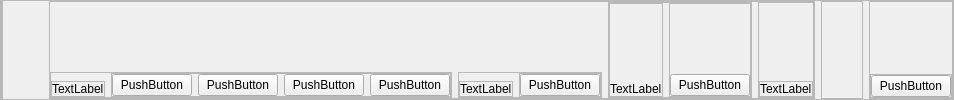
     <widget class="QFrame" name="frame_3">
      <property name="frameShape">
       <enum>QFrame::StyledPanel</enum>
      </property>
      <property name="frameShadow">
       <enum>QFrame::Raised</enum>
      </property>
      <layout class="QHBoxLayout" name="horizontalLayout_2">
       <property name="leftMargin">
        <number>0</number>
       </property>
       <property name="topMargin">
        <number>0</number>
       </property>
       <property name="rightMargin">
        <number>0</number>
       </property>
       <property name="bottomMargin">
        <number>0</number>
       </property>
       <item>
        <widget class="QFrame" name="frame_63">
         <property name="frameShape">
          <enum>QFrame::StyledPanel</enum>
         </property>
         <property name="frameShadow">
          <enum>QFrame::Raised</enum>
         </property>
         <layout class="QHBoxLayout" name="horizontalLayout_51">
          <property name="leftMargin">
           <number>0</number>
          </property>
          <property name="topMargin">
           <number>0</number>
          </property>
          <property name="rightMargin">
           <number>0</number>
          </property>
          <property name="bottomMargin">
           <number>0</number>
          </property>
         </layout>
        </widget>
       </item>
       <item>
        <spacer name="horizontalSpacer_4">
         <property name="orientation">
          <enum>Qt::Horizontal</enum>
         </property>
         <property name="sizeHint" stdset="0">
          <size>
           <width>40</width>
           <height>20</height>
          </size>
         </property>
        </spacer>
       </item>
       <item>
        <widget class="QFrame" name="frame_5">
         <property name="frameShape">
          <enum>QFrame::StyledPanel</enum>
         </property>
         <property name="frameShadow">
          <enum>QFrame::Raised</enum>
         </property>
         <layout class="QHBoxLayout" name="horizontalLayout_7">
          <property name="leftMargin">
           <number>0</number>
          </property>
          <property name="topMargin">
           <number>0</number>
          </property>
          <property name="rightMargin">
           <number>0</number>
          </property>
          <property name="bottomMargin">
           <number>0</number>
          </property>
          <item alignment="Qt::AlignBottom">
           <widget class="QFrame" name="frame_9">
            <property name="frameShape">
             <enum>QFrame::StyledPanel</enum>
            </property>
            <property name="frameShadow">
             <enum>QFrame::Raised</enum>
            </property>
            <layout class="QHBoxLayout" name="horizontalLayout_8">
             <property name="leftMargin">
              <number>0</number>
             </property>
             <property name="topMargin">
              <number>0</number>
             </property>
             <property name="rightMargin">
              <number>0</number>
             </property>
             <property name="bottomMargin">
              <number>0</number>
             </property>
             <item alignment="Qt::AlignBottom">
              <widget class="QFrame" name="frame_14">
               <property name="frameShape">
                <enum>QFrame::StyledPanel</enum>
               </property>
               <property name="frameShadow">
                <enum>QFrame::Raised</enum>
               </property>
               <layout class="QHBoxLayout" name="horizontalLayout_9">
                <property name="leftMargin">
                 <number>0</number>
                </property>
                <property name="topMargin">
                 <number>0</number>
                </property>
                <property name="rightMargin">
                 <number>0</number>
                </property>
                <property name="bottomMargin">
                 <number>0</number>
                </property>
                <item>
                 <widget class="QLabel" name="label_2">
                  <property name="text">
                   <string>TextLabel</string>
                  </property>
                 </widget>
                </item>
               </layout>
              </widget>
             </item>
             <item>
              <widget class="QFrame" name="frame_13">
               <property name="frameShape">
                <enum>QFrame::StyledPanel</enum>
               </property>
               <property name="frameShadow">
                <enum>QFrame::Raised</enum>
               </property>
               <layout class="QHBoxLayout" name="horizontalLayout_10">
                <property name="leftMargin">
                 <number>0</number>
                </property>
                <property name="topMargin">
                 <number>0</number>
                </property>
                <property name="rightMargin">
                 <number>0</number>
                </property>
                <property name="bottomMargin">
                 <number>0</number>
                </property>
                <item>
                 <widget class="QPushButton" name="pushButton_18">
                  <property name="text">
                   <string>PushButton</string>
                  </property>
                 </widget>
                </item>
                <item>
                 <widget class="QPushButton" name="pushButton_19">
                  <property name="text">
                   <string>PushButton</string>
                  </property>
                 </widget>
                </item>
                <item>
                 <widget class="QPushButton" name="pushButton_17">
                  <property name="text">
                   <string>PushButton</string>
                  </property>
                 </widget>
                </item>
                <item>
                 <widget class="QPushButton" name="pushButton_16">
                  <property name="text">
                   <string>PushButton</string>
                  </property>
                 </widget>
                </item>
               </layout>
              </widget>
             </item>
            </layout>
           </widget>
          </item>
          <item alignment="Qt::AlignBottom">
           <widget class="QFrame" name="frame_12">
            <property name="frameShape">
             <enum>QFrame::StyledPanel</enum>
            </property>
            <property name="frameShadow">
             <enum>QFrame::Raised</enum>
            </property>
            <layout class="QHBoxLayout" name="horizontalLayout_11">
             <property name="leftMargin">
              <number>0</number>
             </property>
             <property name="topMargin">
              <number>0</number>
             </property>
             <property name="rightMargin">
              <number>0</number>
             </property>
             <property name="bottomMargin">
              <number>0</number>
             </property>
             <item alignment="Qt::AlignBottom">
              <widget class="QFrame" name="frame_16">
               <property name="frameShape">
                <enum>QFrame::StyledPanel</enum>
               </property>
               <property name="frameShadow">
                <enum>QFrame::Raised</enum>
               </property>
               <layout class="QHBoxLayout" name="horizontalLayout_12">
                <property name="leftMargin">
                 <number>0</number>
                </property>
                <property name="topMargin">
                 <number>0</number>
                </property>
                <property name="rightMargin">
                 <number>0</number>
                </property>
                <property name="bottomMargin">
                 <number>0</number>
                </property>
                <item>
                 <widget class="QLabel" name="label_3">
                  <property name="text">
                   <string>TextLabel</string>
                  </property>
                 </widget>
                </item>
               </layout>
              </widget>
             </item>
             <item alignment="Qt::AlignBottom">
              <widget class="QFrame" name="frame_15">
               <property name="frameShape">
                <enum>QFrame::StyledPanel</enum>
               </property>
               <property name="frameShadow">
                <enum>QFrame::Raised</enum>
               </property>
               <layout class="QHBoxLayout" name="horizontalLayout_13">
                <property name="leftMargin">
                 <number>0</number>
                </property>
                <property name="topMargin">
                 <number>0</number>
                </property>
                <property name="rightMargin">
                 <number>0</number>
                </property>
                <property name="bottomMargin">
                 <number>0</number>
                </property>
                <item alignment="Qt::AlignBottom">
                 <widget class="QPushButton" name="pushButton_20">
                  <property name="text">
                   <string>PushButton</string>
                  </property>
                 </widget>
                </item>
               </layout>
              </widget>
             </item>
            </layout>
           </widget>
          </item>
          <item>
           <widget class="QFrame" name="frame_10">
            <property name="frameShape">
             <enum>QFrame::StyledPanel</enum>
            </property>
            <property name="frameShadow">
             <enum>QFrame::Raised</enum>
            </property>
            <layout class="QHBoxLayout" name="horizontalLayout_14">
             <property name="leftMargin">
              <number>0</number>
             </property>
             <property name="topMargin">
              <number>0</number>
             </property>
             <property name="rightMargin">
              <number>0</number>
             </property>
             <property name="bottomMargin">
              <number>0</number>
             </property>
             <item>
              <widget class="QFrame" name="frame_18">
               <property name="frameShape">
                <enum>QFrame::StyledPanel</enum>
               </property>
               <property name="frameShadow">
                <enum>QFrame::Raised</enum>
               </property>
               <layout class="QHBoxLayout" name="horizontalLayout_15">
                <property name="leftMargin">
                 <number>0</number>
                </property>
                <property name="topMargin">
                 <number>0</number>
                </property>
                <property name="rightMargin">
                 <number>0</number>
                </property>
                <property name="bottomMargin">
                 <number>0</number>
                </property>
                <item alignment="Qt::AlignBottom">
                 <widget class="QLabel" name="label_4">
                  <property name="text">
                   <string>TextLabel</string>
                  </property>
                 </widget>
                </item>
               </layout>
              </widget>
             </item>
             <item>
              <widget class="QFrame" name="frame_17">
               <property name="frameShape">
                <enum>QFrame::StyledPanel</enum>
               </property>
               <property name="frameShadow">
                <enum>QFrame::Raised</enum>
               </property>
               <layout class="QHBoxLayout" name="horizontalLayout_16">
                <property name="leftMargin">
                 <number>0</number>
                </property>
                <property name="topMargin">
                 <number>0</number>
                </property>
                <property name="rightMargin">
                 <number>0</number>
                </property>
                <property name="bottomMargin">
                 <number>0</number>
                </property>
                <item alignment="Qt::AlignBottom">
                 <widget class="QPushButton" name="pushButton_21">
                  <property name="text">
                   <string>PushButton</string>
                  </property>
                 </widget>
                </item>
               </layout>
              </widget>
             </item>
            </layout>
           </widget>
          </item>
          <item>
           <widget class="QFrame" name="frame_11">
            <property name="frameShape">
             <enum>QFrame::StyledPanel</enum>
            </property>
            <property name="frameShadow">
             <enum>QFrame::Raised</enum>
            </property>
            <layout class="QHBoxLayout" name="horizontalLayout_17">
             <property name="leftMargin">
              <number>0</number>
             </property>
             <property name="topMargin">
              <number>0</number>
             </property>
             <property name="rightMargin">
              <number>0</number>
             </property>
             <property name="bottomMargin">
              <number>0</number>
             </property>
             <item alignment="Qt::AlignBottom">
              <widget class="QFrame" name="frame_19">
               <property name="frameShape">
                <enum>QFrame::StyledPanel</enum>
               </property>
               <property name="frameShadow">
                <enum>QFrame::Raised</enum>
               </property>
               <layout class="QHBoxLayout" name="horizontalLayout_18">
                <property name="leftMargin">
                 <number>0</number>
                </property>
                <property name="topMargin">
                 <number>0</number>
                </property>
                <property name="rightMargin">
                 <number>0</number>
                </property>
                <property name="bottomMargin">
                 <number>0</number>
                </property>
                <item>
                 <widget class="QLabel" name="label_5">
                  <property name="text">
                   <string>TextLabel</string>
                  </property>
                 </widget>
                </item>
               </layout>
              </widget>
             </item>
            </layout>
           </widget>
          </item>
         </layout>
        </widget>
       </item>
       <item>
        <widget class="QFrame" name="frame_7">
         <property name="sizePolicy">
          <sizepolicy hsizetype="Expanding" vsizetype="Preferred">
           <horstretch>0</horstretch>
           <verstretch>0</verstretch>
          </sizepolicy>
         </property>
         <property name="frameShape">
          <enum>QFrame::StyledPanel</enum>
         </property>
         <property name="frameShadow">
          <enum>QFrame::Raised</enum>
         </property>
         <layout class="QHBoxLayout" name="horizontalLayout_5">
          <property name="leftMargin">
           <number>0</number>
          </property>
          <property name="topMargin">
           <number>0</number>
          </property>
          <property name="rightMargin">
           <number>0</number>
          </property>
          <property name="bottomMargin">
           <number>0</number>
          </property>
          <item>
           <spacer name="horizontalSpacer_3">
            <property name="orientation">
             <enum>Qt::Horizontal</enum>
            </property>
            <property name="sizeHint" stdset="0">
             <size>
              <width>40</width>
              <height>20</height>
             </size>
            </property>
           </spacer>
          </item>
         </layout>
        </widget>
       </item>
       <item alignment="Qt::AlignRight">
        <widget class="QFrame" name="frame_8">
         <property name="frameShape">
          <enum>QFrame::StyledPanel</enum>
         </property>
         <property name="frameShadow">
          <enum>QFrame::Raised</enum>
         </property>
         <layout class="QHBoxLayout" name="horizontalLayout_3">
          <property name="leftMargin">
           <number>0</number>
          </property>
          <property name="topMargin">
           <number>0</number>
          </property>
          <property name="rightMargin">
           <number>0</number>
          </property>
          <property name="bottomMargin">
           <number>0</number>
          </property>
          <item alignment="Qt::AlignBottom">
           <widget class="QFrame" name="frame_2">
            <property name="frameShape">
             <enum>QFrame::StyledPanel</enum>
            </property>
            <property name="frameShadow">
             <enum>QFrame::Raised</enum>
            </property>
            <layout class="QHBoxLayout" name="horizontalLayout_4">
             <property name="leftMargin">
              <number>0</number>
             </property>
             <property name="topMargin">
              <number>0</number>
             </property>
             <property name="rightMargin">
              <number>0</number>
             </property>
             <property name="bottomMargin">
              <number>0</number>
             </property>
             <item alignment="Qt::AlignRight">
              <widget class="QPushButton" name="pushButton_15">
               <property name="text">
                <string>PushButton</string>
               </property>
              </widget>
             </item>
            </layout>
           </widget>
          </item>
         </layout>
        </widget>
       </item>
      </layout>
     </widget>
